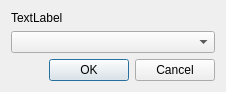
<?xml version="1.0" encoding="UTF-8"?>
<ui version="4.0">
 <class>ComboPicker</class>
 <widget class="QDialog" name="ComboPicker">
  <property name="geometry">
   <rect>
    <x>0</x>
    <y>0</y>
    <width>226</width>
    <height>86</height>
   </rect>
  </property>
  <property name="windowTitle">
   <string>Select Item</string>
  </property>
  <property name="layoutDirection">
   <enum>Qt::LeftToRight</enum>
  </property>
  <layout class="QVBoxLayout" name="verticalLayout">
   <item>
    <widget class="QLabel" name="label">
     <property name="text">
      <string>TextLabel</string>
     </property>
    </widget>
   </item>
   <item>
    <widget class="QComboBox" name="comboBox"/>
   </item>
   <item>
    <widget class="QDialogButtonBox" name="buttonBox">
     <property name="standardButtons">
      <set>QDialogButtonBox::Cancel|QDialogButtonBox::Ok</set>
     </property>
    </widget>
   </item>
  </layout>
 </widget>
 <resources/>
 <connections>
  <connection>
   <sender>buttonBox</sender>
   <signal>rejected()</signal>
   <receiver>ComboPicker</receiver>
   <slot>reject()</slot>
   <hints>
    <hint type="sourcelabel">
     <x>205</x>
     <y>181</y>
    </hint>
    <hint type="destinationlabel">
     <x>149</x>
     <y>104</y>
    </hint>
   </hints>
  </connection>
 </connections>
</ui>
